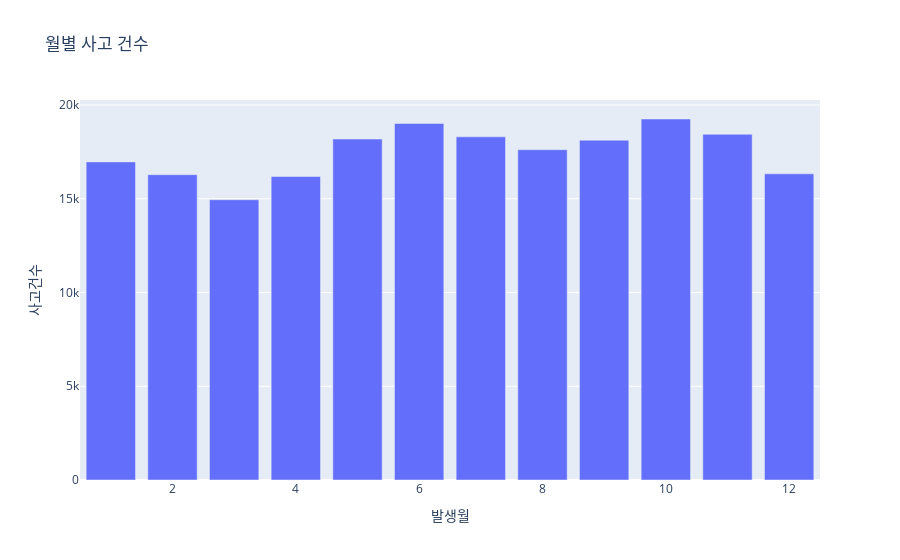

Notebook code for this chart:
### Code cell
# 월별 사고 건수
fig = px.bar(df_monthly, x="발생월", y="사고건수", title="월별 사고 건수")
fig.show()

cs.tools.get_embed(cs.plotly.plot(fig, filename="월별 사고 건수", auto_open=False))

### Figure 1 — Plotly figure (JSON) as saved in the notebook; plotly's stock layout.template omitted (floating-point values rounded to 4 significant figures)
{"data": [{"alignmentgroup": "True", "hovertemplate": "발생월=%{x}<br>사고건수=%{y}<extra></extra>", "legendgroup": "", "marker": {"color": "#636efa", "pattern": {"shape": ""}}, "name": "", "offsetgroup": "", "orientation": "v", "showlegend": false, "textposition": "auto", "type": "bar", "x": [1, 2, 3, 4, 5, 6, 7, 8, 9, 10, 11, 12], "xaxis": "x", "y": [16968, 16285, 14949, 16186, 18184, 19017, 18302, 17616, 18124, 19255, 18438, 16330], "yaxis": "y"}], "layout": {"barmode": "relative", "legend": {"tracegroupgap": 0}, "title": {"text": "월별 사고 건수"}, "xaxis": {"anchor": "y", "domain": [0, 1], "title": {"text": "발생월"}}, "yaxis": {"anchor": "x", "domain": [0, 1], "title": {"text": "사고건수"}}}}
